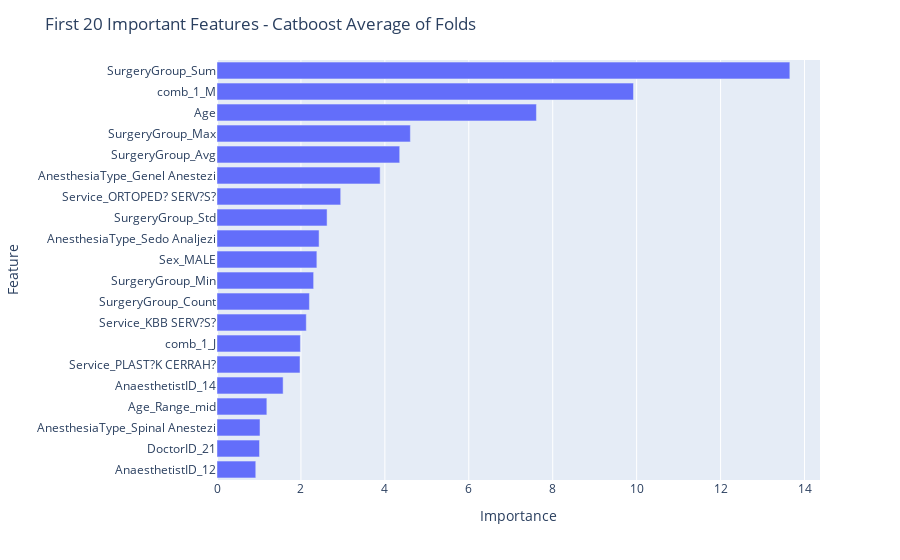

The cell this chart's notebook holds for it:
### Code cell
from sklearn.model_selection import KFold
from catboost import CatBoostRegressor
import lightgbm as lgb
import xgboost as xgb
from sklearn.ensemble import ExtraTreesRegressor
from sklearn.ensemble import RandomForestRegressor
from sklearn.linear_model import LinearRegression
from sklearn.metrics import mean_squared_error, mean_absolute_error, r2_score
import re

y = app_train_encode["ElapsedTime(second)"]
X = app_train_encode.drop(columns=["ElapsedTime(second)"])

mse_errs = []
rmse_errs = []
mae_errs = []
r2_errs = []

models = []

kf = KFold(n_splits=10, shuffle=True, random_state= 42)

for split_train, split_val in list(kf.split(X)):
    
    split_train = X.index[split_train]
    split_val = X.index[split_val]
    
    X_train, y_train = X.loc[split_train], y.loc[split_train]
    X_val, y_val = X.loc[split_val], y.loc[split_val]
    print("Train shape:", X_train.shape, "|", "Val Shape:", X_val.shape)

    model = CatBoostRegressor(**Best_trial,verbose=0)

    model.fit(X_train, y_train,
                eval_set = [(X_val, y_val), (X_train, y_train)],
                early_stopping_rounds = 100, verbose = 200)
    
    
    preds = model.predict(X_val)
    
    rmse_err = mean_squared_error(y_val, preds, squared=False)
    print("Fold RMSE: ", rmse_err)
    rmse_errs.append(rmse_err)

    mse_err = mean_squared_error(y_val, preds)
    print("Fold MSE: ", mse_err)
    mse_errs.append(mse_err)

    mae_err = mean_absolute_error(y_val, preds)
    print("Fold MAE: ", mae_err)
    mae_errs.append(mae_err)

    r2_err = r2_score(y_val, preds)
    print("Fold R2: ", r2_err)
    r2_errs.append(r2_err)

    models.append(model)
    
    print("\n", "*"*70, "\n")

import plotly.express as px
importance = [model.feature_importances_ for model in models]

f_importance = pd.concat([pd.Series(X.columns.to_list(),name='Feature'),
                        pd.Series(np.mean(importance,axis=0),name="Importance")],
                        axis=1).sort_values(by='Importance',
                                            ascending=True)

fig = px.bar(f_importance.tail(20),x='Importance',y='Feature')
fig.update_layout(
    title_text="First 20 Important Features - Catboost Average of Folds"
)
fig.show()

### Figure 1 — Plotly figure (JSON) as saved in the notebook; plotly's stock layout.template omitted (floating-point values rounded to 4 significant figures)
{"data": [{"alignmentgroup": "True", "hovertemplate": "Importance=%{x}<br>Feature=%{y}<extra></extra>", "legendgroup": "", "marker": {"color": "#636efa", "pattern": {"shape": ""}}, "name": "", "offsetgroup": "", "orientation": "h", "showlegend": false, "textposition": "auto", "type": "bar", "x": [0.924, 1.014, 1.025, 1.188, 1.576, 1.978, 1.988, 2.128, 2.202, 2.303, 2.38, 2.433, 2.623, 2.948, 3.888, 4.354, 4.608, 7.612, 9.924, 13.65], "xaxis": "x", "y": ["AnaesthetistID_12", "DoctorID_21", "AnesthesiaType_Spinal Anestezi", "Age_Range_mid", "AnaesthetistID_14", "Service_PLAST?K CERRAH?", "comb_1_J", "Service_KBB SERV?S?", "SurgeryGroup_Count", "SurgeryGroup_Min", "Sex_MALE", "AnesthesiaType_Sedo Analjezi", "SurgeryGroup_Std", "Service_ORTOPED? SERV?S?", "AnesthesiaType_Genel Anestezi", "SurgeryGroup_Avg", "SurgeryGroup_Max", "Age", "comb_1_M", "SurgeryGroup_Sum"], "yaxis": "y"}], "layout": {"barmode": "relative", "legend": {"tracegroupgap": 0}, "margin": {"t": 60}, "title": {"text": "First 20 Important Features - Catboost Average of Folds"}, "xaxis": {"anchor": "y", "domain": [0, 1], "title": {"text": "Importance"}}, "yaxis": {"anchor": "x", "domain": [0, 1], "title": {"text": "Feature"}}}}
